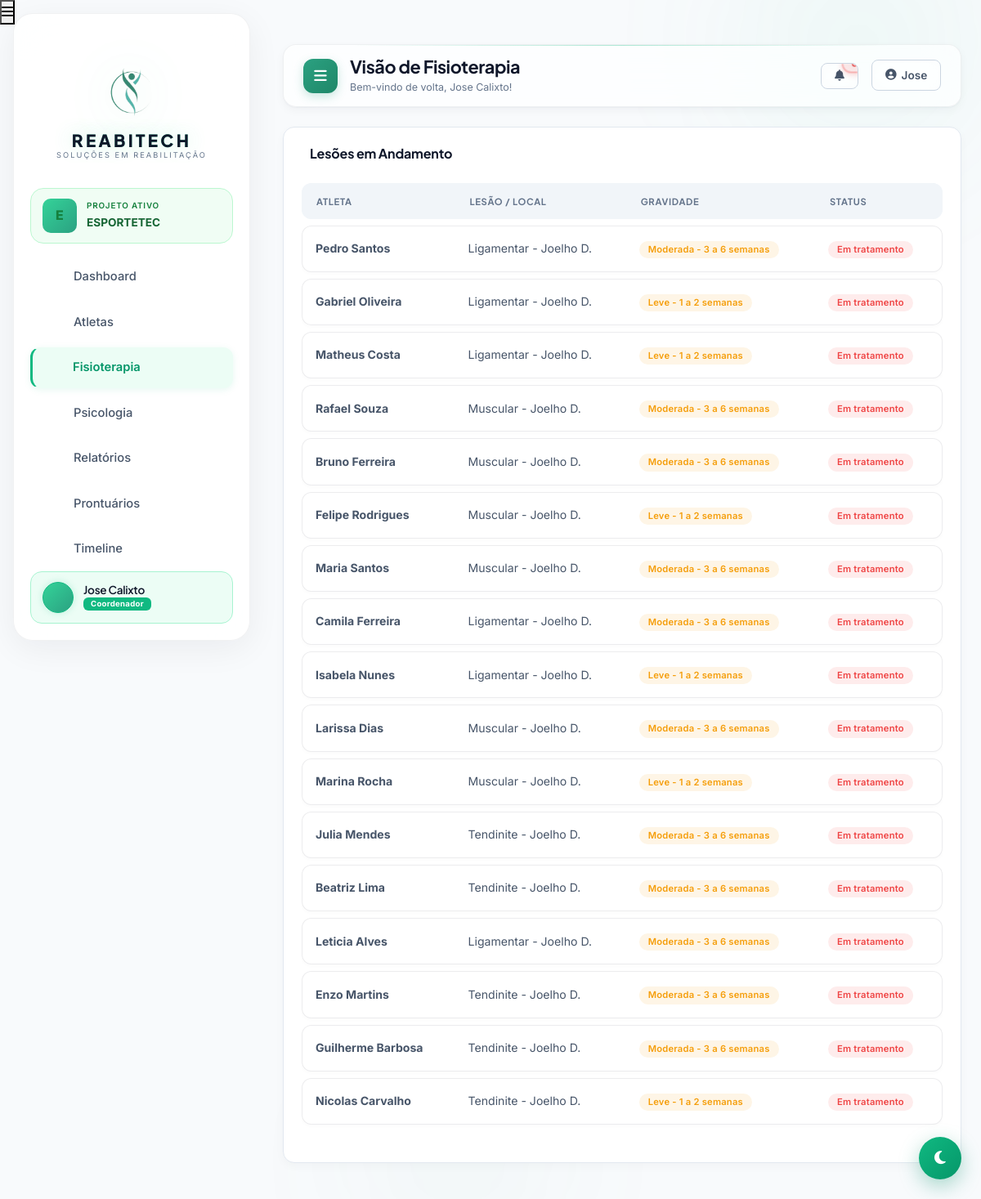
Page /dashboard/coordenador/fisioterapia/ (signed in) on the committed database.
### projetos/models.py (models this page shows, shortened)
class Projeto(models.Model):
    TIPO_CHOICES = [
        ('clinica', 'Clínica de Fisioterapia / Reabilitação'),
        ('escola', 'Escola / Instituição de Ensino'),
        ('time', 'Time / Clube Esportivo'),
        ('academia', 'Academia'),
        ('projeto_social', 'Projeto Social'),
        ('consultorio', 'Consultório Individual'),
        ('outro', 'Outro'),
    ]
    MODULOS_CHOICES = [
        ('fisioterapia', 'Fisioterapia'),
        ('psicologia', 'Psicologia'),
        ('tecnico', 'Análise Técnica'),
    ]
    nome = models.CharField(
        max_length=150,
        verbose_name='Nome do Projeto'
    )
    slug = models.SlugField(
        max_length=160,
        unique=True,
        blank=True,
        default='',
        verbose_name='Slug (URL)'
    )
    tipo = models.CharField(
        max_length=20,
        choices=TIPO_CHOICES,
        default='clinica',
        verbose_name='Tipo'
    )
    descricao = models.TextField(
        blank=True,
        default='',
        verbose_name='Descrição'
    )
    logo = models.ImageField(
        upload_to='projetos/logos/',
        blank=True,
        null=True,
        verbose_name='Logo'
    )
    plano = models.ForeignKey(
        Plano,
        on_delete=models.PROTECT,
        related_name='projetos',
        null=True,
        blank=True,
        verbose_name='Plano Contratado'
    )
    coordenador = models.ForeignKey(
        User,
        on_delete=models.PROTECT,
        related_name='projetos_coordenados',
        verbose_name='Coordenador Responsável'
    )
    modulos_ativos = models.JSONField(
        default=list,
        help_text="Módulos ativos: ['fisioterapia', 'psicologia', 'tecnico']",
        verbose_name='Módulos Ativos'
    )
    publico = models.BooleanField(
        default=False,
        help_text='Aparecer na landing page pública',
        verbose_name='Público'
    )
    ativo = models.BooleanField(
        default=True,
        verbose_name='Ativo'
    )
    criado_em = models.DateTimeField(
        auto_now_add=True,
        null=True,
        verbose_name='Criado em'
    )
    atualizado_em = models.DateTimeField(
        auto_now=True,
        null=True,
        verbose_name='Atualizado em'
    )
    data_expiracao_trial = models.DateTimeField(
        null=True,
        blank=True,
        help_text='Data em que o trial expira (null = sem expiração)',
        verbose_name='Expiração do Trial'
    )
    class Meta:
        ordering = ['-criado_em']
        verbose_name = 'Projeto'
        verbose_name_plural = 'Projetos'

### usuarios/models.py (models this page shows, shortened)
class Perfil(models.Model):
    TIPO_USUARIO = [
        ('coordenador', 'Coordenador'),
        ('tecnico', 'Técnico'),
        ('fisioterapeuta', 'Fisioterapeuta'),
        ('psicologo', 'Psicólogo'),
        ('atleta', 'Atleta'),
    ]
    SEXO_CHOICES = [
        ('masculino', 'Masculino'),
        ('feminino', 'Feminino'),
        ('outro', 'Outro'),
    ]
    usuario = models.OneToOneField(User, on_delete=models.CASCADE, related_name='perfil')
    tipo = models.CharField(max_length=20, choices=TIPO_USUARIO)
    telefone = models.CharField(max_length=15, blank=True)
    foto = models.ImageField(upload_to='perfil_fotos/', null=True, blank=True)
    senha_temporaria = models.BooleanField(default=False)
    data_nascimento = models.DateField(null=True, blank=True)
    sexo = models.CharField(max_length=20, choices=SEXO_CHOICES, blank=True, null=True)

class Atleta(models.Model):
    usuario = models.OneToOneField(User, on_delete=models.CASCADE, related_name='atleta')
    rm = models.CharField(max_length=20, unique=True)
    modalidade = models.ForeignKey(ModalidadeEsportiva, on_delete=models.SET_NULL, null=True, blank=True)
    tecnico_responsavel = models.ForeignKey(
        User, on_delete=models.SET_NULL, null=True, blank=True,
        related_name='atletas_orientados'
    )
    data_ingresso = models.DateField(auto_now_add=True)
    altura = models.DecimalField(max_digits=5, decimal_places=2, null=True, blank=True)
    peso = models.DecimalField(max_digits=5, decimal_places=2, null=True, blank=True)

### fisioterapia/models.py (models this page shows, shortened)
class Lesao(models.Model):
    TIPO_LESAO = [
        ('muscular', 'Muscular'),
        ('ligamentar', 'Ligamentar'),
        ('osseo', 'Ósseo'),
        ('tendinite', 'Tendinite'),
        ('fratura', 'Fratura'),
        ('outro', 'Outro'),
    ]
    GRAVIDADE = [
        ('leve', 'Leve - 1 a 2 semanas'),
        ('moderada', 'Moderada - 3 a 6 semanas'),
        ('grave', 'Grave - Mais de 6 semanas'),
    ]
    STATUS_LESAO = [
        ('ativa', 'Ativa'),
        ('em_tratamento', 'Em Tratamento'),
        ('recuperada', 'Recuperada'),
        ('cronica', 'Crônica'),
    ]
    atleta = models.ForeignKey(Atleta, on_delete=models.CASCADE, related_name='lesoes')
    projeto = models.ForeignKey(Projeto, on_delete=models.CASCADE, related_name='lesoes', null=True)
    tipo = models.CharField(max_length=20, choices=TIPO_LESAO)
    gravidade = models.CharField(max_length=10, choices=GRAVIDADE)
    regiao_corporal = models.CharField(max_length=100, blank=True)
    lado = models.CharField(max_length=20, blank=True)  # Ex: Direito, Esquerdo, Ambos
    causa = models.CharField(max_length=200, blank=True)
    local = models.CharField(max_length=100)
    data_ocorrencia = models.DateField()
    descricao = models.TextField()
    diagnostico = models.TextField(blank=True)
    previsao_recuperacao = models.DateField(null=True, blank=True)
    status = models.CharField(max_length=20, choices=STATUS_LESAO, default='ativa')
    observacoes = models.TextField(blank=True)
    fisioterapeuta_responsavel = models.ForeignKey(
        User, on_delete=models.SET_NULL, null=True,
        related_name='lesoes_atendidas'
    )
    imagem = models.ImageField(upload_to='lesoes/', null=True, blank=True)

### dashboard/views.py (the view)
# urls.py: path('coordenador/fisioterapia/', views.coordenador_fisioterapia, name='coordenador_fisioterapia'),
@login_required
@perfil_required('coordenador')
def coordenador_fisioterapia(request):
    projeto = get_projeto_ativo(request)
    if not projeto:
        messages.warning(request, 'Nenhum projeto ativo.')
        return redirect('landing')
    lesoes = Lesao.objects.filter(projeto=projeto)
    return render(request, 'dashboard/coordenador/fisioterapia.html', {
        'lesoes': lesoes,
        'projeto': projeto
    })

### templates/dashboard/coordenador/fisioterapia.html (shortened to what this page needs)
{% extends 'base.html' %}
{% block page_title %}Visão de Fisioterapia{% endblock %}
{% block content %}
<div class="container-fluid p-0">
    <div class="dash-section">
        <div class="dash-section-head">
            <h5 class="dash-section-title"> Lesões em Andamento</h5>
        </div>
        <div class="table-responsive">
            <table class="table" style="color: var(--text-primary);">
                <thead style="background: var(--bg-secondary); color: var(--text-secondary);">
                    <tr><th>Atleta</th><th>Lesão / Local</th><th>Gravidade</th><th>Status</th></tr>
                </thead>
                <tbody>
                    {% for lesao in lesoes %}
                    <tr style="border-bottom: 1px solid var(--border-color);">
                        <td class="align-middle"><strong>{{ lesao.atleta.usuario.get_full_name }}</strong></td>
                        <td class="align-middle">{{ lesao.get_tipo_display }} - {{ lesao.local }}</td>
                        <td class="align-middle"><span class="badge" style="background: rgba(245,158,11,0.1); color: #f59e0b;">{{ lesao.get_gravidade_display }}</span></td>
                        <td class="align-middle"><span class="badge" style="background: rgba(239,68,68,0.1); color: #ef4444;">Em tratamento</span></td>
                    </tr>
                    {% empty %}
                    <tr><td colspan="4" class="text-center py-4">Nenhuma lesão em andamento.</td></tr>
                    {% endfor %}
                </tbody>
            </table>
        </div>
    </div>
</div>
{% endblock %}

### templates/base.html (shortened to what this page needs)
{% load static %}
<!DOCTYPE html>
<html lang="pt-br" data-theme="light" style="background-color: #0b1120;">
<head>
    <link href="https://cdn.jsdelivr.net/npm/bootstrap@5.1.3/dist/css/bootstrap.min.css" rel="stylesheet">
    <link rel="stylesheet" href="https://cdnjs.cloudflare.com/ajax/libs/font-awesome/6.5.0/css/all.min.css">
    <link rel="stylesheet" href="https://unpkg.com/@phosphor-icons/web@2.1.1/src/regular/style.css">
    <link rel="stylesheet" href="https://unpkg.com/@phosphor-icons/web@2.1.1/src/fill/style.css">
    <link href="https://unpkg.com/aos@2.3.1/dist/aos.css" rel="stylesheet">
    <link rel="stylesheet" href="{% static 'css/design-system.css' %}">
    <link rel="stylesheet" href="{% static 'css/theme.css' %}">
    <link rel="stylesheet" href="{% static 'css/internal-effects.css' %}">
    <link rel="stylesheet" href="{% static 'css/style.css' %}">
    <link rel="stylesheet" href="{% static 'css/animations.css' %}">
    <link rel="stylesheet" href="{% static 'css/premium-effects.css' %}">
    <link rel="stylesheet" href="{% static 'css/premium-responsive.css' %}">
    <link rel="stylesheet" href="{% static 'css/premium-pages.css' %}">
    <link rel="stylesheet" href="{% static 'css/premium-glass-3d.css' %}">
    <link rel="stylesheet" href="{% static 'css/glass-sidebar-3d.css' %}">
    <link rel="stylesheet" href="{% static 'css/dark-mode-fixes.css' %}">
    <link rel="stylesheet" href="{% static 'css/splash.css' %}">
    <link rel="stylesheet" href="{% static 'css/custom-premium.css' %}">
<link rel="stylesheet" href="{% static 'css/internal-cyber.css' %}">
<link rel="stylesheet" href="{% static 'css/dash-cyber.css' %}">
<link rel="stylesheet" href="{% static 'css/sidebar-modern.css' %}">
<link rel="stylesheet" href="{% static 'css/atleta-enhancements.css' %}">
    <link rel="stylesheet" href="/static/css/responsive-master.css">
<link rel="stylesheet" href="{% static 'css/global-super-effects.css' %}?v=1.0">
</head>
<body>
<button class="mobile-menu-btn" id="mobileMenuBtn" aria-label="Abrir menu">
    <i class="fas fa-bars"></i>
</button>
{% if user.is_authenticated %}
<div class="sidebar" id="sidebar">
    <div class="sidebar-logo">
        <img src="{% static 'images/logo.png' %}" alt="REABITECH" onerror="this.src='https://via.placeholder.com/140x140?text=REABITECH'" loading="lazy">
        <h3>REABITECH</h3>
        <p>Soluções em Reabilitação</p>
 </div>
    {% if projeto_ativo_global %}
    <div style="padding: 0 12px 16px;">
        <div style="background: rgba(52, 211, 153, 0.15); border: 1px solid rgba(52, 211, 153, 0.25); border-radius: 14px; padding: 12px 14px; display: flex; align-items: center; gap: 12px;">
            {% if projeto_ativo_global.logo %}
            <img src="{{ projeto_ativo_global.logo.url }}" alt="{{ projeto_ativo_global.nome }}" style="width: 42px; height: 42px; object-fit: cover; border-radius: 10px; flex-shrink: 0;" loading="lazy">
            {% else %}
            <div style="width: 42px; height: 42px; border-radius: 10px; background: linear-gradient(135deg, #34d399, #2BA181); display: flex; align-items: center; justify-content: center; color: white; font-weight: 800; font-size: 1rem; flex-shrink: 0;">
                {{ projeto_ativo_global.nome|first|upper }}
            </div>
            {% endif %}
            <div style="min-width: 0; flex: 1;">
                <div style="font-size: 0.62rem; color: rgba(167, 243, 208, 0.7); letter-spacing: 0.08em; text-transform: uppercase; font-weight: 600; margin-bottom: 2px;">
                    Projeto ativo
 </div>
                <div style="font-weight: 700; color: white; font-size: 0.85rem; white-space: nowrap; overflow: hidden; text-overflow: ellipsis;">
                    {{ projeto_ativo_global.nome }}
 </div>
 </div>
 </div>
 </div>
    {% endif %}
        <div class="sidebar-menu" data-lenis-prevent>
        {% if user.perfil.tipo == 'coordenador' %}
        <a href="{% url 'dashboard:dashboard_coordenador' %}" class="sidebar-item {% if request.resolver_match.url_name == 'dashboard_coordenador' %}active{% endif %}"><span>Dashboard</span></a>
        <a href="{% url 'dashboard:coordenador_atletas' %}" class="sidebar-item {% if request.resolver_match.url_name == 'coordenador_atletas' %}active{% endif %}"><span>Atletas</span></a>
        <a href="{% url 'dashboard:coordenador_fisioterapia' %}" class="sidebar-item {% if request.resolver_match.url_name == 'coordenador_fisioterapia' %}active{% endif %}"><span>Fisioterapia</span></a>
        <a href="{% url 'dashboard:coordenador_psicologia' %}" class="sidebar-item {% if request.resolver_match.url_name == 'coordenador_psicologia' %}active{% endif %}"><span>Psicologia</span></a>
        <a href="{% url 'dashboard:coordenador_relatorios' %}" class="sidebar-item {% if request.resolver_match.url_name == 'coordenador_relatorios' %}active{% endif %}"><span>Relatórios</span></a>
        <a href="{% url 'prontuario:lista_prontuarios' %}" class="sidebar-item {% if 'prontuario' in request.path and 'timeline' not in request.path %}active{% endif %}"><span>Prontuários</span></a>
        <a href="{% url 'prontuario:timeline_global' %}" class="sidebar-item {% if 'timeline' in request.path %}active{% endif %}"><span>Timeline</span></a>
        {% endif %}
    </div>
    <div class="sidebar-user">
        {% if user.perfil.foto %}
        <div class="avatar">
            <img alt="" src="{{ user.perfil.foto.url }}" style="width: 100%; height: 100%; object-fit: cover;" loading="lazy">
 </div>
        {% else %}
        <div class="avatar"></div>
        {% endif %}
        <h6>{{ user.get_full_name|default:user.username }}</h6>
        <span class="badge">{{ user.perfil.get_tipo_display }}</span>
 </div>
</div>
{% endif %}
    <div class="main-content {% if not user.is_authenticated %}no-sidebar{% endif %}" id="mainContent">
        {% if user.is_authenticated %}
        <div class="top-navbar">
            <div class="page-title">
                <button class="toggle-btn-integrated d-none d-lg-flex" id="desktopToggleBtn">
                    <i class="fas fa-bars"></i>
 </button>
                <div>
                    <h2>{% block page_title %}Dashboard{% endblock %}</h2>
                    <p>Bem-vindo de volta, {{ user.get_full_name|default:user.username }}!</p>
 </div>
 </div>
            <div class="d-flex align-items-center gap-3">
                <div class="dropdown">
                    <button class="btn btn-outline-custom position-relative dropdown-toggle" type="button" data-bs-toggle="dropdown">
                        <i class="fas fa-bell"></i>
                        {% if total_notificacoes > 0 %}
                        <span class="position-absolute top-0 start-100 translate-middle badge rounded-pill bg-danger" style="font-size: 10px;">
                            {{ total_notificacoes }}
 </span>
                        {% endif %}
 </button>
 </div>
                <div class="dropdown">
                    <button class="btn btn-outline-custom dropdown-toggle" type="button" data-bs-toggle="dropdown">
                        <i class="fas fa-user-circle"></i>
                        <span>{{ user.get_short_name|default:user.username|truncatechars:15 }}</span>
 </button>
 </div>
 </div>
 </div>
        {% endif %}
        {% block content %}{% endblock %}
 </div>
    {% if user.is_authenticated %}
    <button class="theme-toggle-global" id="themeToggleGlobal" title="Alternar tema claro/escuro">
 </button>
    {% endif %}
</body>
</html>

### rows in the picture
Projeto: nome|first "E", nome "ESPORTETEC"
Lesao: atleta.usuario.get_full_name "Pedro Santos", tipo "Ligamentar", local "Joelho D.", gravidade "Moderada - 3 a 6 semanas"
Lesao: atleta.usuario.get_full_name "Gabriel Oliveira", tipo "Ligamentar", local "Joelho D.", gravidade "Leve - 1 a 2 semanas"
Lesao: atleta.usuario.get_full_name "Matheus Costa", tipo "Ligamentar", local "Joelho D.", gravidade "Leve - 1 a 2 semanas"
Lesao: atleta.usuario.get_full_name "Rafael Souza", tipo "Muscular", local "Joelho D.", gravidade "Moderada - 3 a 6 semanas"
Lesao: atleta.usuario.get_full_name "Bruno Ferreira", tipo "Muscular", local "Joelho D.", gravidade "Moderada - 3 a 6 semanas"
Lesao: atleta.usuario.get_full_name "Felipe Rodrigues", tipo "Muscular", local "Joelho D.", gravidade "Leve - 1 a 2 semanas"
Lesao: atleta.usuario.get_full_name "Maria Santos", tipo "Muscular", local "Joelho D.", gravidade "Moderada - 3 a 6 semanas"
Lesao: atleta.usuario.get_full_name "Camila Ferreira", tipo "Ligamentar", local "Joelho D.", gravidade "Moderada - 3 a 6 semanas"
Lesao: atleta.usuario.get_full_name "Isabela Nunes", tipo "Ligamentar", local "Joelho D.", gravidade "Leve - 1 a 2 semanas"
Lesao: atleta.usuario.get_full_name "Larissa Dias", tipo "Muscular", local "Joelho D.", gravidade "Moderada - 3 a 6 semanas"
Lesao: atleta.usuario.get_full_name "Marina Rocha", tipo "Muscular", local "Joelho D.", gravidade "Leve - 1 a 2 semanas"
Lesao: atleta.usuario.get_full_name "Julia Mendes", tipo "Tendinite", local "Joelho D.", gravidade "Moderada - 3 a 6 semanas"
Lesao: atleta.usuario.get_full_name "Beatriz Lima", tipo "Tendinite", local "Joelho D.", gravidade "Moderada - 3 a 6 semanas"
Lesao: atleta.usuario.get_full_name "Leticia Alves", tipo "Ligamentar", local "Joelho D.", gravidade "Moderada - 3 a 6 semanas"
Lesao: atleta.usuario.get_full_name "Enzo Martins", tipo "Tendinite", local "Joelho D.", gravidade "Moderada - 3 a 6 semanas"
Lesao: atleta.usuario.get_full_name "Guilherme Barbosa", tipo "Tendinite", local "Joelho D.", gravidade "Moderada - 3 a 6 semanas"
Lesao: atleta.usuario.get_full_name "Nicolas Carvalho", tipo "Tendinite", local "Joelho D.", gravidade "Leve - 1 a 2 semanas"

### other values in the picture
{{ user.get_full_name|default:user.username }} "Jose Calixto"
{{ user.perfil.get_tipo_display }} "Coordenador"
{{ user.get_short_name|default:user.username|truncatechars:15 }} "Jose"
